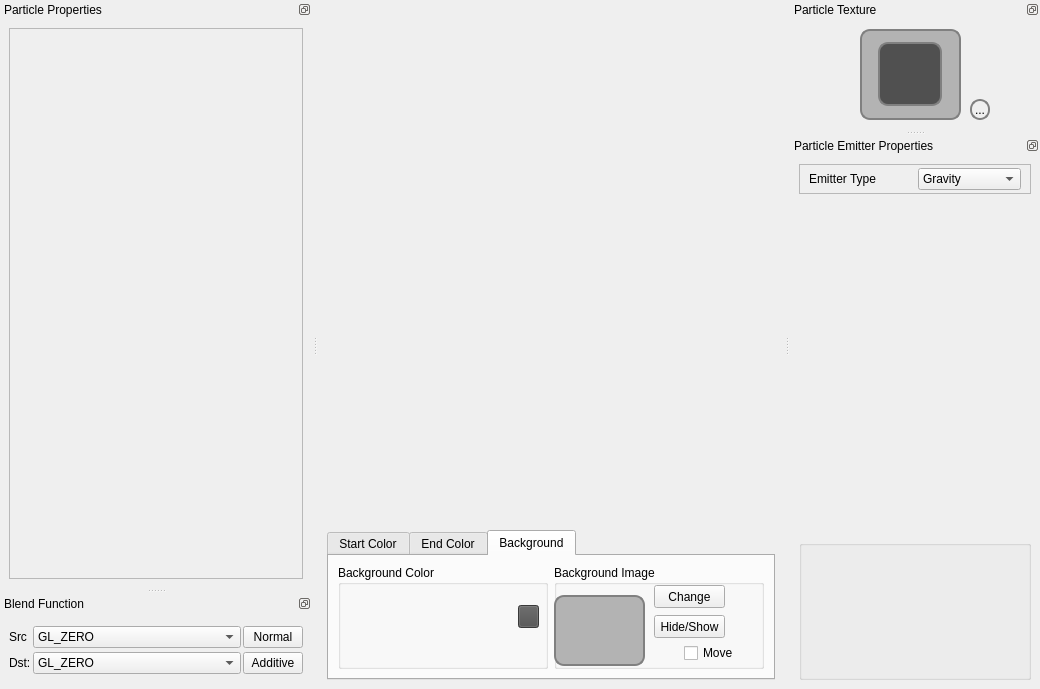
<?xml version="1.0" encoding="UTF-8"?>
<ui version="4.0">
 <class>ParticleEditorWindow</class>
 <widget class="QMainWindow" name="ParticleEditorWindow">
  <property name="geometry">
   <rect>
    <x>0</x>
    <y>0</y>
    <width>1040</width>
    <height>689</height>
   </rect>
  </property>
  <property name="sizePolicy">
   <sizepolicy hsizetype="Expanding" vsizetype="Expanding">
    <horstretch>0</horstretch>
    <verstretch>0</verstretch>
   </sizepolicy>
  </property>
  <property name="minimumSize">
   <size>
    <width>0</width>
    <height>0</height>
   </size>
  </property>
  <property name="windowTitle">
   <string>MainWindow</string>
  </property>
  <property name="toolButtonStyle">
   <enum>Qt::ToolButtonTextUnderIcon</enum>
  </property>
  <widget class="QWidget" name="centralwidget">
   <layout class="QVBoxLayout" name="verticalLayout">
    <item>
     <widget class="QWidget" name="name_cocownd" native="true">
      <property name="minimumSize">
       <size>
        <width>320</width>
        <height>482</height>
       </size>
      </property>
      <property name="maximumSize">
       <size>
        <width>1234789</width>
        <height>16777215</height>
       </size>
      </property>
      <zorder>tabWidget</zorder>
     </widget>
    </item>
    <item>
     <widget class="QTabWidget" name="tabWidget">
      <property name="minimumSize">
       <size>
        <width>0</width>
        <height>150</height>
       </size>
      </property>
      <property name="maximumSize">
       <size>
        <width>16777215</width>
        <height>150</height>
       </size>
      </property>
      <property name="currentIndex">
       <number>2</number>
      </property>
      <property name="elideMode">
       <enum>Qt::ElideNone</enum>
      </property>
      <widget class="QWidget" name="tab">
       <attribute name="title">
        <string>Start Color</string>
       </attribute>
       <layout class="QHBoxLayout" name="horizontalLayout_2">
        <item>
         <widget class="QGroupBox" name="name_startColor">
          <property name="maximumSize">
           <size>
            <width>123465</width>
            <height>300</height>
           </size>
          </property>
          <property name="title">
           <string>Start Color</string>
          </property>
          <widget class="QPushButton" name="btn_startColor">
           <property name="geometry">
            <rect>
             <x>180</x>
             <y>40</y>
             <width>21</width>
             <height>23</height>
            </rect>
           </property>
           <property name="styleSheet">
            <string notr="true">background-color: rgb(80, 80, 80);</string>
           </property>
           <property name="text">
            <string/>
           </property>
          </widget>
         </widget>
        </item>
        <item>
         <widget class="QGroupBox" name="name_startColorVar">
          <property name="minimumSize">
           <size>
            <width>0</width>
            <height>0</height>
           </size>
          </property>
          <property name="maximumSize">
           <size>
            <width>16777215</width>
            <height>300</height>
           </size>
          </property>
          <property name="title">
           <string>Start Color Var</string>
          </property>
         </widget>
        </item>
       </layout>
      </widget>
      <widget class="QWidget" name="tab_2">
       <attribute name="title">
        <string>End Color</string>
       </attribute>
       <layout class="QHBoxLayout" name="horizontalLayout_5">
        <item>
         <widget class="QGroupBox" name="name_endColor">
          <property name="maximumSize">
           <size>
            <width>123456</width>
            <height>300</height>
           </size>
          </property>
          <property name="title">
           <string>End Color</string>
          </property>
          <widget class="QPushButton" name="btn_endColor">
           <property name="geometry">
            <rect>
             <x>180</x>
             <y>40</y>
             <width>21</width>
             <height>23</height>
            </rect>
           </property>
           <property name="styleSheet">
            <string notr="true">background-color: rgb(80, 80, 80);</string>
           </property>
           <property name="text">
            <string/>
           </property>
          </widget>
         </widget>
        </item>
        <item>
         <widget class="QGroupBox" name="name_endColorVar">
          <property name="maximumSize">
           <size>
            <width>16777215</width>
            <height>300</height>
           </size>
          </property>
          <property name="title">
           <string>End Color Var</string>
          </property>
         </widget>
        </item>
       </layout>
      </widget>
      <widget class="QWidget" name="tab_3">
       <attribute name="title">
        <string>Background</string>
       </attribute>
       <layout class="QHBoxLayout" name="horizontalLayout_4">
        <item>
         <widget class="QGroupBox" name="name_bgColorVar">
          <property name="title">
           <string>Background Color</string>
          </property>
          <widget class="QPushButton" name="btn_bgColor">
           <property name="geometry">
            <rect>
             <x>180</x>
             <y>40</y>
             <width>21</width>
             <height>23</height>
            </rect>
           </property>
           <property name="styleSheet">
            <string notr="true">background-color: rgb(80, 80, 80);</string>
           </property>
           <property name="text">
            <string/>
           </property>
          </widget>
         </widget>
        </item>
        <item>
         <widget class="QGroupBox" name="groupBox">
          <property name="styleSheet">
           <string notr="true"/>
          </property>
          <property name="title">
           <string>Background Image</string>
          </property>
          <property name="flat">
           <bool>true</bool>
          </property>
          <widget class="QPushButton" name="changeButton">
           <property name="geometry">
            <rect>
             <x>100</x>
             <y>20</y>
             <width>71</width>
             <height>23</height>
            </rect>
           </property>
           <property name="text">
            <string>Change</string>
           </property>
          </widget>
          <widget class="QLabel" name="label_bg">
           <property name="geometry">
            <rect>
             <x>0</x>
             <y>30</y>
             <width>91</width>
             <height>71</height>
            </rect>
           </property>
           <property name="styleSheet">
            <string notr="true">background-color: rgb(179, 179, 179);
border:2px solid gray;
border-radius:10px;</string>
           </property>
           <property name="text">
            <string/>
           </property>
           <property name="alignment">
            <set>Qt::AlignCenter</set>
           </property>
          </widget>
          <widget class="QPushButton" name="removeButton">
           <property name="geometry">
            <rect>
             <x>100</x>
             <y>50</y>
             <width>71</width>
             <height>23</height>
            </rect>
           </property>
           <property name="text">
            <string>Hide/Show</string>
           </property>
          </widget>
          <widget class="QCheckBox" name="box_move">
           <property name="geometry">
            <rect>
             <x>130</x>
             <y>80</y>
             <width>71</width>
             <height>16</height>
            </rect>
           </property>
           <property name="text">
            <string>Move</string>
           </property>
          </widget>
         </widget>
        </item>
       </layout>
      </widget>
     </widget>
    </item>
   </layout>
  </widget>
  <widget class="QDockWidget" name="dockWidget_2">
   <property name="minimumSize">
    <size>
     <width>260</width>
     <height>116</height>
    </size>
   </property>
   <property name="features">
    <set>QDockWidget::DockWidgetFloatable|QDockWidget::DockWidgetMovable</set>
   </property>
   <property name="allowedAreas">
    <set>Qt::AllDockWidgetAreas</set>
   </property>
   <property name="windowTitle">
    <string>Particle Properties</string>
   </property>
   <attribute name="dockWidgetArea">
    <number>1</number>
   </attribute>
   <widget class="QWidget" name="dockWidgetContents_2">
    <layout class="QVBoxLayout" name="verticalLayout_5">
     <item>
      <widget class="QFrame" name="name_particleProperties">
       <property name="frameShape">
        <enum>QFrame::StyledPanel</enum>
       </property>
       <property name="frameShadow">
        <enum>QFrame::Raised</enum>
       </property>
      </widget>
     </item>
    </layout>
   </widget>
  </widget>
  <widget class="QDockWidget" name="dockWidget00">
   <property name="minimumSize">
    <size>
     <width>131</width>
     <height>130</height>
    </size>
   </property>
   <property name="maximumSize">
    <size>
     <width>524287</width>
     <height>130</height>
    </size>
   </property>
   <property name="features">
    <set>QDockWidget::DockWidgetFloatable|QDockWidget::DockWidgetMovable</set>
   </property>
   <property name="windowTitle">
    <string>Particle Texture</string>
   </property>
   <attribute name="dockWidgetArea">
    <number>2</number>
   </attribute>
   <widget class="QWidget" name="dockWidgetContents_5">
    <widget class="QFrame" name="frame_2">
     <property name="geometry">
      <rect>
       <x>70</x>
       <y>10</y>
       <width>101</width>
       <height>91</height>
      </rect>
     </property>
     <property name="maximumSize">
      <size>
       <width>128</width>
       <height>128</height>
      </size>
     </property>
     <property name="styleSheet">
      <string notr="true">background-color: rgb(179, 179, 179);
border:2px solid gray;
border-radius:10px;</string>
     </property>
     <property name="frameShape">
      <enum>QFrame::Panel</enum>
     </property>
     <property name="frameShadow">
      <enum>QFrame::Sunken</enum>
     </property>
     <layout class="QHBoxLayout" name="horizontalLayout_3">
      <item>
       <widget class="QLabel" name="name_textureImage">
        <property name="minimumSize">
         <size>
          <width>0</width>
          <height>0</height>
         </size>
        </property>
        <property name="maximumSize">
         <size>
          <width>64</width>
          <height>64</height>
         </size>
        </property>
        <property name="styleSheet">
         <string notr="true">background-color: rgb(80, 80, 80);</string>
        </property>
        <property name="frameShape">
         <enum>QFrame::NoFrame</enum>
        </property>
        <property name="frameShadow">
         <enum>QFrame::Raised</enum>
        </property>
        <property name="text">
         <string/>
        </property>
        <property name="alignment">
         <set>Qt::AlignCenter</set>
        </property>
       </widget>
      </item>
     </layout>
    </widget>
    <widget class="QPushButton" name="pushButton">
     <property name="geometry">
      <rect>
       <x>180</x>
       <y>80</y>
       <width>20</width>
       <height>21</height>
      </rect>
     </property>
     <property name="maximumSize">
      <size>
       <width>20</width>
       <height>16777215</height>
      </size>
     </property>
     <property name="styleSheet">
      <string notr="true">
 QPushButton {
	border:2px solid gray;
     border-radius: 10px;


 }
 QPushButton:pressed {
     border:2px solid black;
 }</string>
     </property>
     <property name="text">
      <string>...</string>
     </property>
    </widget>
   </widget>
  </widget>
  <widget class="QDockWidget" name="dockWidget_7">
   <property name="minimumSize">
    <size>
     <width>280</width>
     <height>95</height>
    </size>
   </property>
   <property name="maximumSize">
    <size>
     <width>524287</width>
     <height>95</height>
    </size>
   </property>
   <property name="features">
    <set>QDockWidget::DockWidgetFloatable|QDockWidget::DockWidgetMovable</set>
   </property>
   <property name="windowTitle">
    <string>Blend Function</string>
   </property>
   <attribute name="dockWidgetArea">
    <number>1</number>
   </attribute>
   <widget class="QWidget" name="dockWidgetContents_7">
    <layout class="QGridLayout" name="gridLayout_2">
     <item row="0" column="0">
      <widget class="QFrame" name="name_blendFunc">
       <property name="maximumSize">
        <size>
         <width>16777215</width>
         <height>80</height>
        </size>
       </property>
       <layout class="QGridLayout" name="gridLayout_3">
        <property name="leftMargin">
         <number>0</number>
        </property>
        <property name="topMargin">
         <number>0</number>
        </property>
        <property name="rightMargin">
         <number>0</number>
        </property>
        <property name="bottomMargin">
         <number>0</number>
        </property>
        <property name="horizontalSpacing">
         <number>2</number>
        </property>
        <property name="verticalSpacing">
         <number>0</number>
        </property>
        <item row="0" column="1">
         <widget class="QComboBox" name="name_blendsrc">
          <item>
           <property name="text">
            <string extracomment="0">GL_ZERO</string>
           </property>
          </item>
          <item>
           <property name="text">
            <string extracomment="1">GL_ONE</string>
           </property>
          </item>
          <item>
           <property name="text">
            <string>GL_SRC_COLOR</string>
           </property>
          </item>
          <item>
           <property name="text">
            <string>GL_ONE_MINUS_SRC_COLOR</string>
           </property>
          </item>
          <item>
           <property name="text">
            <string>GL_SRC_ALPHA</string>
           </property>
          </item>
          <item>
           <property name="text">
            <string>GL_ONE_MINUS_SRC_ALPHA</string>
           </property>
          </item>
          <item>
           <property name="text">
            <string>GL_DST_COLOR</string>
           </property>
          </item>
          <item>
           <property name="text">
            <string>GL_ONE_MINUS_DST_COLOR</string>
           </property>
          </item>
          <item>
           <property name="text">
            <string>GL_DST_ALPHA</string>
           </property>
          </item>
          <item>
           <property name="text">
            <string>GL_ONE_MINUS_DST_ALPHA</string>
           </property>
          </item>
          <item>
           <property name="text">
            <string>GL_SRC_ALPHA_SATURATE</string>
           </property>
          </item>
         </widget>
        </item>
        <item row="0" column="2">
         <widget class="QPushButton" name="name_blendNormal">
          <property name="maximumSize">
           <size>
            <width>60</width>
            <height>123465</height>
           </size>
          </property>
          <property name="text">
           <string>Normal</string>
          </property>
         </widget>
        </item>
        <item row="1" column="2">
         <widget class="QPushButton" name="name_blendAdditive">
          <property name="maximumSize">
           <size>
            <width>60</width>
            <height>16777215</height>
           </size>
          </property>
          <property name="text">
           <string>Additive</string>
          </property>
         </widget>
        </item>
        <item row="1" column="1">
         <widget class="QComboBox" name="name_blenddst">
          <item>
           <property name="text">
            <string>GL_ZERO</string>
           </property>
          </item>
          <item>
           <property name="text">
            <string>GL_ONE</string>
           </property>
          </item>
          <item>
           <property name="text">
            <string>GL_SRC_COLOR</string>
           </property>
          </item>
          <item>
           <property name="text">
            <string>GL_ONE_MINUS_SRC_COLOR</string>
           </property>
          </item>
          <item>
           <property name="text">
            <string>GL_SRC_ALPHA</string>
           </property>
          </item>
          <item>
           <property name="text">
            <string>GL_ONE_MINUS_SRC_ALPHA</string>
           </property>
          </item>
          <item>
           <property name="text">
            <string>GL_DST_COLOR</string>
           </property>
          </item>
          <item>
           <property name="text">
            <string>GL_ONE_MINUS_DST_COLOR</string>
           </property>
          </item>
          <item>
           <property name="text">
            <string>GL_DST_ALPHA</string>
           </property>
          </item>
          <item>
           <property name="text">
            <string>GL_ONE_MINUS_DST_ALPHA</string>
           </property>
          </item>
          <item>
           <property name="text">
            <string>GL_SRC_ALPHA_SATURATE</string>
           </property>
          </item>
         </widget>
        </item>
        <item row="0" column="0">
         <widget class="QLabel" name="label">
          <property name="text">
           <string>Src</string>
          </property>
         </widget>
        </item>
        <item row="1" column="0">
         <widget class="QLabel" name="label_2">
          <property name="maximumSize">
           <size>
            <width>30</width>
            <height>16777215</height>
           </size>
          </property>
          <property name="text">
           <string>Dst:</string>
          </property>
         </widget>
        </item>
       </layout>
      </widget>
     </item>
    </layout>
   </widget>
  </widget>
  <widget class="QDockWidget" name="dockWidget_5">
   <property name="minimumSize">
    <size>
     <width>250</width>
     <height>158</height>
    </size>
   </property>
   <property name="features">
    <set>QDockWidget::DockWidgetFloatable|QDockWidget::DockWidgetMovable</set>
   </property>
   <property name="windowTitle">
    <string>Particle Emitter Properties</string>
   </property>
   <attribute name="dockWidgetArea">
    <number>2</number>
   </attribute>
   <widget class="QWidget" name="dockWidgetContents_8">
    <layout class="QVBoxLayout" name="verticalLayout_4">
     <item>
      <widget class="QFrame" name="frame">
       <property name="maximumSize">
        <size>
         <width>16777215</width>
         <height>30</height>
        </size>
       </property>
       <property name="frameShape">
        <enum>QFrame::StyledPanel</enum>
       </property>
       <property name="frameShadow">
        <enum>QFrame::Sunken</enum>
       </property>
       <layout class="QHBoxLayout" name="horizontalLayout">
        <property name="topMargin">
         <number>0</number>
        </property>
        <property name="bottomMargin">
         <number>0</number>
        </property>
        <item>
         <widget class="QLabel" name="label_3">
          <property name="text">
           <string>Emitter Type</string>
          </property>
         </widget>
        </item>
        <item>
         <widget class="QComboBox" name="name_eimitterType">
          <item>
           <property name="text">
            <string>Gravity</string>
           </property>
          </item>
          <item>
           <property name="text">
            <string>Radial</string>
           </property>
          </item>
         </widget>
        </item>
       </layout>
      </widget>
     </item>
     <item>
      <widget class="QFrame" name="name_emitter_type">
       <property name="frameShape">
        <enum>QFrame::NoFrame</enum>
       </property>
       <property name="frameShadow">
        <enum>QFrame::Plain</enum>
       </property>
      </widget>
     </item>
     <item>
      <widget class="QGroupBox" name="name_emitterPosition">
       <property name="maximumSize">
        <size>
         <width>16777215</width>
         <height>140</height>
        </size>
       </property>
       <property name="title">
        <string/>
       </property>
      </widget>
     </item>
    </layout>
   </widget>
  </widget>
 </widget>
 <resources/>
 <connections/>
</ui>
